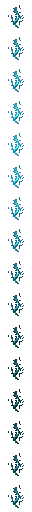
#> input picture artwork/source/structural-v1.7.0/base_glow_1.6.0/echo_crystal_glow.png, 32 x 512 px, given in place of extension_crystal.png, which was not available
$ python preview_candidate.py
#> lines starting #> are read from the running program, lines starting #| are printed output that depends on the picture; pictures that were not available may be replaced by others from this repository, and a replacement may not be noted
from pathlib import Path
from PIL import Image, ImageDraw

ROOT=Path(__file__).resolve().parents[3]
ITEM='enhanced_extension_crystal_2'
CAND=ROOT/'artwork/validation/v0.1.1/crystals/candidate/textures/item'
PREV=ROOT/'artwork/validation/v0.1.1/crystals'
PROD=ROOT/'src/main/resources/assets/echopickaxe/textures/item'
OLD=ROOT/'artwork/validation/v0.1.1/crystals/old-tier2-0.1.0.png'
BG=(72,76,82,255)

def card(path,label,downsample=False):
#> called with label = 'Base', downsample = False
    im=Image.open(path).convert('RGBA')
#> im is the input picture: PIL image 32x512 RGBA; mean R, G, B, A 3, 10.7, 12.4, 25.4
    if downsample: im=im.resize((16,16),Image.Resampling.NEAREST).resize((128,128),Image.Resampling.NEAREST)
    else: im=im.resize((256,256),Image.Resampling.NEAREST)
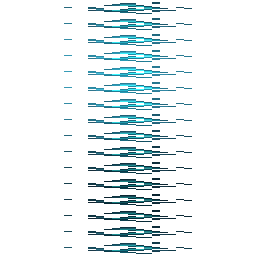
#> im: PIL image 256x256 RGBA; mean R, G, B, A 2.8, 10.4, 12, 24.9; transparent parts drawn white
    panel=Image.new('RGBA',(276,290),BG)
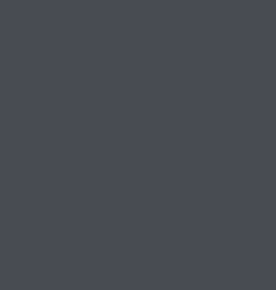
#> panel: PIL image 276x290 RGBA; mean R, G, B, A 72, 76, 82, 255
    panel.alpha_composite(im,((276-im.width)//2,4))
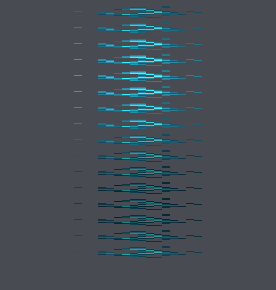
#> panel: PIL image 276x290 RGBA; mean R, G, B, A 68.6, 78.4, 85.3, 255
    ImageDraw.Draw(panel).text((6,270),label,fill='white')
    return panel

def compare():
    items=[('extension_crystal','Base',False),('enhanced_extension_crystal','Tier I',False),('old-tier2-0.1.0','Old Tier II',False),(ITEM,'New Tier II',True)]
    for down,label in [(False,'32px'),(True,'16px actual nearest')]:
        panels=[card((CAND/(name+'.png') if is_candidate else (OLD if name=='old-tier2-0.1.0' else PROD/(name+'.png'))),title,down) for name,title,is_candidate in items]
#> call 2 of card, with label = 'Tier I', downsample = False
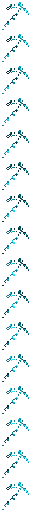
#> input picture artwork/source/structural-v1.7.0/base_glow_1.6.0/echo_pickaxe_glow.png, 32 x 512 px, given in place of enhanced_extension_crystal.png, which was not available
#> in card, im is the input picture: PIL image 32x512 RGBA; mean R, G, B, A 1.4, 9.9, 11.1, 21.7
#> in card (call 2), `else: im=im.resize((256,256),Image.Resampling.NEAREST)`:
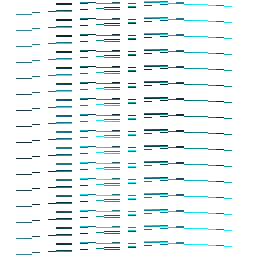
#> im: PIL image 256x256 RGBA; mean R, G, B, A 1.6, 10.5, 11.7, 22.4; transparent parts drawn white
#> in card (call 2), `panel.alpha_composite(im,((276-im.width)//2,4))`:
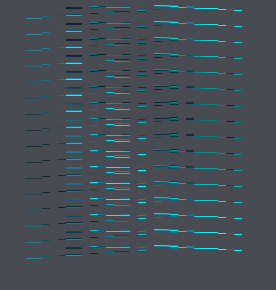
#> panel: PIL image 276x290 RGBA; mean R, G, B, A 68.1, 79.2, 85.7, 255
        sheet=Image.new('RGBA',(len(panels)*276,320),BG)
        for i,p in enumerate(panels): sheet.alpha_composite(p,(i*276,28))
        ImageDraw.Draw(sheet).text((8,6),label,fill='white')
        out=PREV/('family-'+('16' if down else '32')+'-v0.1.1.png')
        out.parent.mkdir(parents=True,exist_ok=True); sheet.save(out)
    old=card(OLD,'0.1.0 old')
    new=card(CAND/(ITEM+'.png'),'0.1.1 candidate')
    sheet=Image.new('RGBA',(552,300),BG); sheet.alpha_composite(old,(0,0)); sheet.alpha_composite(new,(276,0))
    sheet.save(PREV/'old-new-32-v0.1.1.png')

def animate():
    base=Image.open(CAND/(ITEM+'.png')).convert('RGBA')
    glow=Image.open(CAND/(ITEM+'_glow.png')).convert('RGBA')
    frames=[]
    raw_frames=[glow.crop((0,i*32,32,(i+1)*32)) for i in range(16)]
    for tick in range(64):
        i=tick//4; j=(i+1)%16; w=(tick%4)/4
        src0,src1=raw_frames[i].load(),raw_frames[j].load()
        interp=Image.new('RGBA',(32,32)); ip=interp.load()
        for y in range(32):
            for x in range(32):
                a=src0[x,y]; b=src1[x,y]
                ip[x,y]=(int(a[0]*(1-w)+b[0]*w),int(a[1]*(1-w)+b[1]*w),int(a[2]*(1-w)+b[2]*w),a[3])
        frame=Image.new('RGBA',(32,32),BG); frame.alpha_composite(base)
        frame.alpha_composite(interp)
        frames.append(frame.resize((256,256),Image.Resampling.NEAREST).convert('RGB'))
    frames[0].save(PREV/(ITEM+'-animation-v0.1.1.gif'),save_all=True,append_images=frames[1:],duration=50,loop=0,optimize=False)

if __name__=='__main__':
#> (the run stopped early here; a loop or call above may not have finished)
